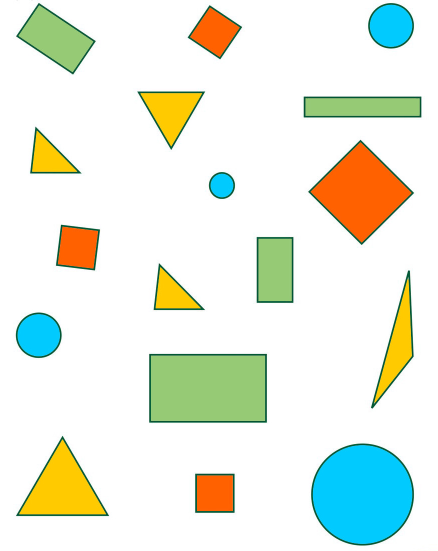
#> input picture step_2/src/geo.jpg, 876 x 1102 px (shown at 1/2 size)
$ python opencv_tutorial_02.py --image ../step_2/src/geo.jpg
#> lines starting #> are read from the running program, lines starting #| are printed output that depends on the picture; after the words box and inside, x2 and y2 are one past the last pixel; in counts of white or black regions, pixels touching at a corner belong together
"""
Along the way we’ll be:

- Learning how to convert images to grayscale with OpenCV
- Performing edge detection
- Thresholding a grayscale image
- Finding, counting, and drawing contours
- Conducting erosion and dilation
- Masking an image

Yol boyunca:

- OpenCV ile görüntüleri gri tonlamaya dönüştürmeyi öğrenmek
- Kenar algılama gerçekleştirme
- Gri tonlamalı bir görüntüyü eşikleme
- Konturları bulma, sayma ve çizme
- Erozyon ve dilatasyon yapmak
- Bir görüntüyü maskeleme

işlemlerini öğreneceğiz.

terminalde çalıştırmak için ---> python opencv_tutorial_02.py --image tetris.png
"""

# import the necessary packages
import argparse
import imutils
import cv2

# construct the argument parser and parse the arguments
ap = argparse.ArgumentParser()
ap.add_argument("-i", "--image", required=True,
	help="path to input image")
args = vars(ap.parse_args())

#--------------------------------------------------------------------------------------------------------------------#
#--------------------------------------------------------------------------------------------------------------------#

# load the input image (whose path was supplied via command line
# argument) and display the image to our screen
image = cv2.imread(args["image"])
#> image is the input picture: shape (1102, 876, 3); mean B, G, R 223.6, 237.6, 231.2
cv2.imshow("Image", image)
cv2.waitKey(0)

# convert the image to grayscale
# görüntüyü gri tonlamaya dönüştürme
gray = cv2.cvtColor(image, cv2.COLOR_BGR2GRAY)
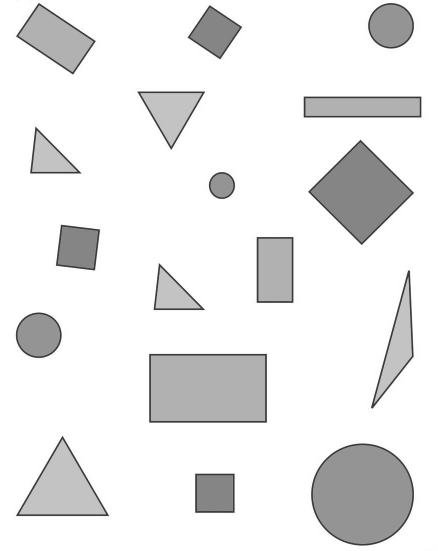
#> gray: shape (1102, 876) (shown at 1/2 size); min 35, max 255, mean 234.1
cv2.imshow("Gray", gray)
cv2.waitKey(0)

#--------------------------------------------------------------------------------------------------------------------#
#--------------------------------------------------------------------------------------------------------------------#

# applying edge detection we can find the outlines of objects in images
# kenar algılama uygulayarak görüntülerdeki nesnelerin ana hatlarını bulabiliriz
edged = cv2.Canny(gray, 30, 150)
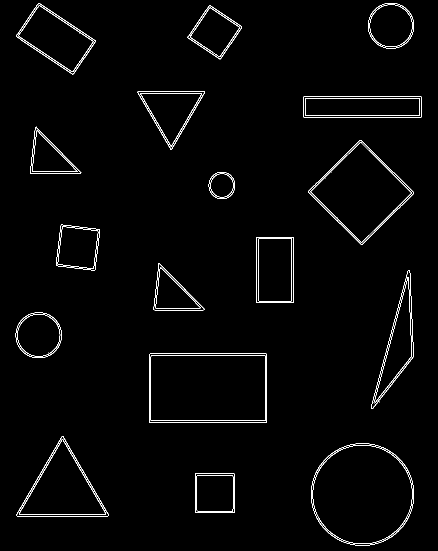
#> edged: shape (1102, 876) (shown at 1/2 size); 1.7% white in thin lines or dots
# minVal : A minimum threshold, in our case 30 .
# (Bizim durumumuzda minimum eşik 30) .
# maxVal : The maximum threshold which is 150 in our example.
# (Bizim durumumuzda minimum eşik 150).
cv2.imshow("Edged", edged)
cv2.waitKey(0)

#--------------------------------------------------------------------------------------------------------------------#
#--------------------------------------------------------------------------------------------------------------------#

# Thresholding can help us to remove lighter or darker regions and contours of images.
# threshold the image by setting all pixel values less than 225
# to 255 (white; foreground) and all pixel values >= 225 to 255
# (black; background), thereby segmenting the image

# Eşik değeri belirleyerek, görüntüdeki daha açık veya daha koyu bölgeleri ve konturları çıkarabiliriz.
# Görüntüyü eşikleyerek, tüm piksel değerlerini 225'ten küçük olanları 255'e (beyaz; ön plan)
# ve 225'e eşit veya büyük olanları 255'e (siyah; arka plan) ayarlayarak görüntüyü segmente edebiliriz.
thresh = cv2.threshold(gray, 225, 255, cv2.THRESH_BINARY_INV)[1]
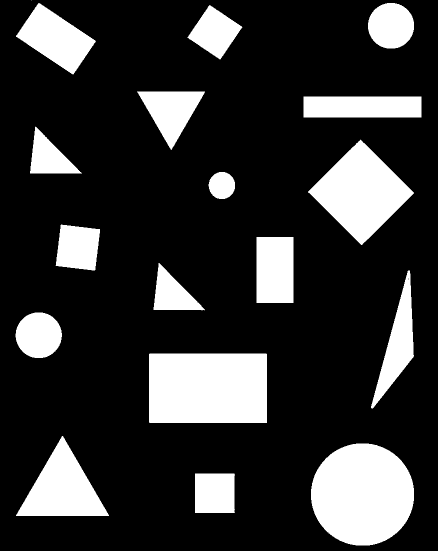
#> thresh: shape (1102, 876) (shown at 1/2 size); 20.3% white; 18 white regions (1 under 20 px)
cv2.imshow("Thresh", thresh)
cv2.waitKey(0)

#--------------------------------------------------------------------------------------------------------------------#
#--------------------------------------------------------------------------------------------------------------------#

# Detecting and drawing contours // Konturları algılama ve çizme

# find contours (i.e., outlines) of the foreground objects in the
# thresholded image
# eşiklenmiş görüntünün ön plan nesnelerinin konturlarını
# (yani ana hatlarını) bulalım
cnts = cv2.findContours(thresh.copy(), cv2.RETR_EXTERNAL,
	cv2.CHAIN_APPROX_SIMPLE)
#> cnts = 18 contours, 1 with area under 20; largest, box (x1, y1, x2, y2) and area: (622, 887, 828, 1091) 32902, (298, 707, 534, 846) 32428, (616, 279, 828, 490) 22334, (32, 872, 218, 1032) 14857, (32, 6, 192, 149) 11086
cnts = imutils.grab_contours(cnts)
output = image.copy()

# loop over the contours
for c in cnts:
	# draw each contour on the output image with a 3px thick purple
	# outline, then display the output contours one at a time
	# çıktı görüntüsüne her konturu 3 piksel kalınlığında mor bir çerçeve ile çizelim,
	# ardından çıktı konturlarını tek tek görüntüleyelim
	cv2.drawContours(output, [c], -1, (240, 0, 159), 3)
	cv2.imshow("Contours", output)
	cv2.waitKey(0)
#> this loop made 18 passes
#> c on passes 8, 13, 18: [[513, 474], [513, 605], [586, 605], [586, 474]], [[607, 193], [607, 234], [842, 234], [842, 193]], [[63, 0]]
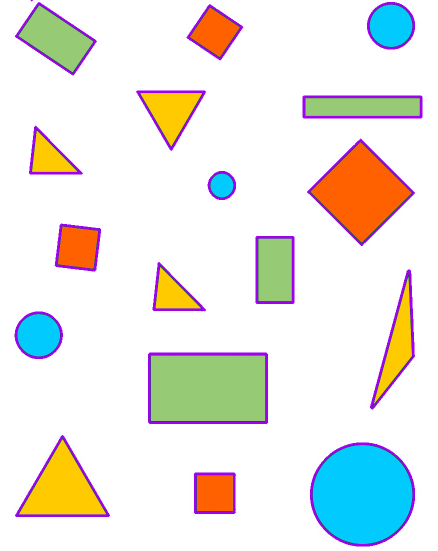
#> output: shape (1102, 876, 3) (shown at 1/2 size); 3.43% of pixels changed, all inside (x1, y1, x2, y2) = (29, 0, 845, 1093)

#--------------------------------------------------------------------------------------------------------------------#
#--------------------------------------------------------------------------------------------------------------------#
# bulduğumuz nesnelerin sayısını gösterelim
text = "I found {} objects!".format(len(cnts))
#> text = 'I found 18 objects!'
cv2.putText(output, text, (10, 25),  cv2.FONT_HERSHEY_SIMPLEX, 0.7,
	(240, 0, 159), 2)
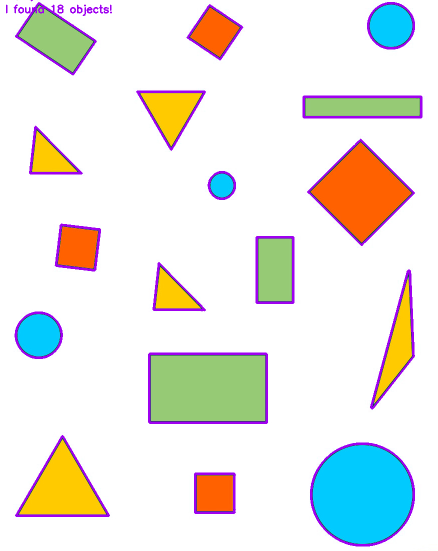
#> output: shape (1102, 876, 3) (shown at 1/2 size); 0.13% of pixels changed, all inside (x1, y1, x2, y2) = (12, 9, 224, 32)
cv2.imshow("Contours", output)
cv2.waitKey(0)

#--------------------------------------------------------------------------------------------------------------------#
#--------------------------------------------------------------------------------------------------------------------#

# Erosions and dilations can also be used to remove noise
# Erozyonlar ve genişlemeler de gürültüyü gidermek için kullanılabilir.
# Ön plan nesnelerinin boyutunu küçültmek için,
# birkaç yineleme verildiğinde pikselleri aşındırabiliriz:

# we apply erosions to reduce the size of foreground objects
# ön plandaki nesnelerin boyutunu küçültmek için aşındırmalar uyguluyoruz
mask = thresh.copy()
mask = cv2.erode(mask, None, iterations=5)
#> mask: shape (1102, 876); 16% white; 17 white regions, largest, box (x1, y1, x2, y2) and area: (627, 892, 823, 1086) 29193, (303, 712, 529, 841) 29151, (626, 290, 818, 480) 18510
cv2.imshow("Eroded", mask)
cv2.waitKey(0)

#--------------------------------------------------------------------------------------------------------------------#
#    erosions ->görüntüdeki beyaz bölgeyi küçültür  // dilations -> görüntüdeki beyaz bölgeyi büyütür                #
#--------------------------------------------------------------------------------------------------------------------#

# similarly, dilations can increase the size of the ground objects
# Benzer şekilde, maskede bölgeleri ön plana çıkarabiliriz.
# Bölgeleri büyütmek için sadece cv2.dilate kullanın
mask = thresh.copy()
mask = cv2.dilate(mask, None, iterations=5)
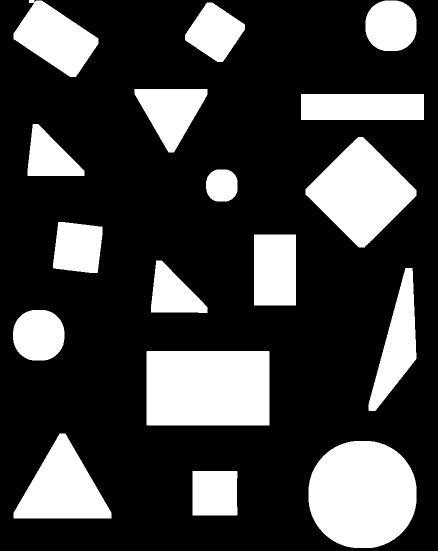
#> mask: shape (1102, 876) (shown at 1/2 size); 25% white; 17 white regions, largest, box (x1, y1, x2, y2) and area: (617, 882, 833, 1096) 37393, (293, 702, 539, 851) 36651, (611, 274, 833, 495) 26882
cv2.imshow("Dilated", mask)
cv2.waitKey(0)

#--------------------------------------------------------------------------------------------------------------------#
#--------------------------------------------------------------------------------------------------------------------#

# Masking and bitwise operations
"""
 Maskeler, bir görüntünün ilgilenmediğimiz bölgelerini "maskelememizi" sağlar.
 "maske" diyoruz çünkü görüntülerin umursamadığımız bölgelerini gizleyeceklerdir.
 Orijinal görüntümüzle karşılaştırıldığında eşikli görüntüyü maske olarak kullanırken,
 görüntünün geri kalanı “maskelendiğinden” renkli bölgeler yeniden görünür
"""
# a typical operation we may want to apply is to take our mask and
# apply a bitwise AND to our input image, keeping only the masked regions
# Uygulamak isteyebileceğimiz tipik bir işlem,
# maskemizi alıp giriş görselimiz üzerine bit düzeyinde bir "and" işlemi uygulamaktır,
# böylece yalnızca maskelenmiş bölgeleri koruruz.
mask = thresh.copy()
output = cv2.bitwise_and(image, image, mask=mask)
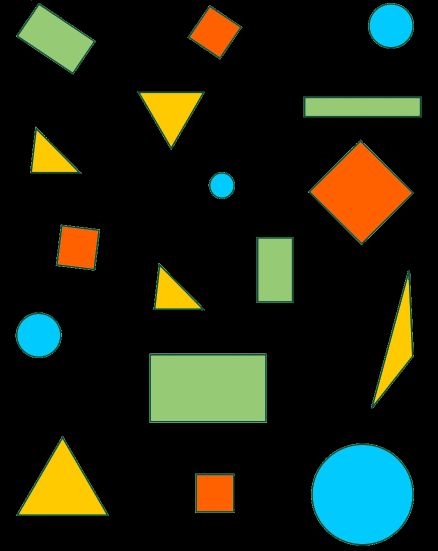
#> output: shape (1102, 876, 3) (shown at 1/2 size); mean B, G, R 20.5, 34.4, 28.2
cv2.imshow("Output", output)

cv2.waitKey(0)
